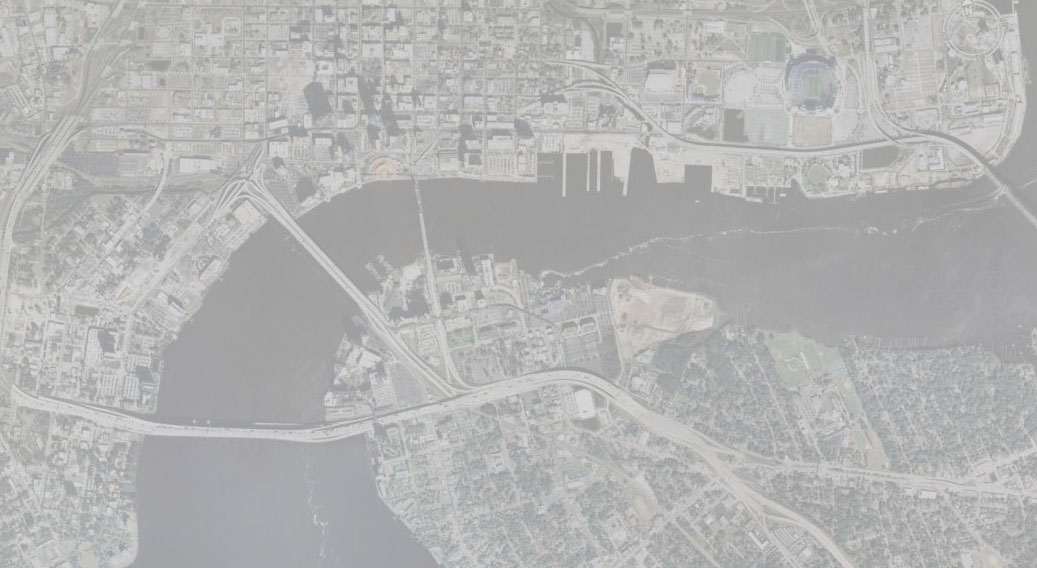
%> input picture ImageProcessingExamples/B_Histogram_manipulation/low_contrast.jpg, 1037 x 568 px
$ octave B1_histogram.m   (GNU Octave 9; MATLAB toolbox functions it lacks are replaced by stand-ins)
%> lines starting %> are read from the running program, lines starting %| are printed output that depends on the picture
clear
close all
img=imread('low_contrast.jpg');
%> img is the input picture: size 568x1037x3 uint8; mean R, G, B 179.3, 179.6, 179

size(img) % we see it is a monochrome image stored as a RGB, to use JPG
%> ans = [568 1037 3]

img=img(:,:,1); % treat is as a true monochrome
%> img: size 568x1037 uint8
imshow(img);

% find histogram (our own code)
figure

tic % just to measure computing time
n=zeros(256,1);
for c=0:255 % for every possible gray value
    n(c+1)=sum(img(:)==c); % count the number of pixels of that value
end
%> after the loop, n = 256 values, max 29240 at index 164, min 0 at index 1, mean 2300.8
plot(n)
title('Image histogram "manual" ');
set(findall(gcf,'-property','FontSize'),'FontSize',18);
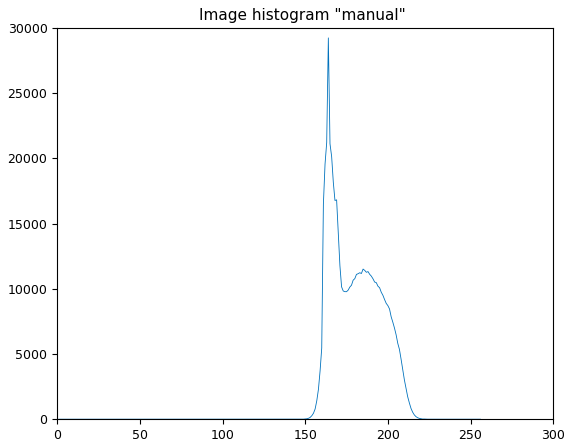
%> figure redrawn from the program's plot data; curve peaks at x = 164, y = 29240
toc


figure

% find histogram (Matlab)
tic
imhist(img);
title('Image histogram with imhist');
set(findall(gcf,'-property','FontSize'),'FontSize',18);
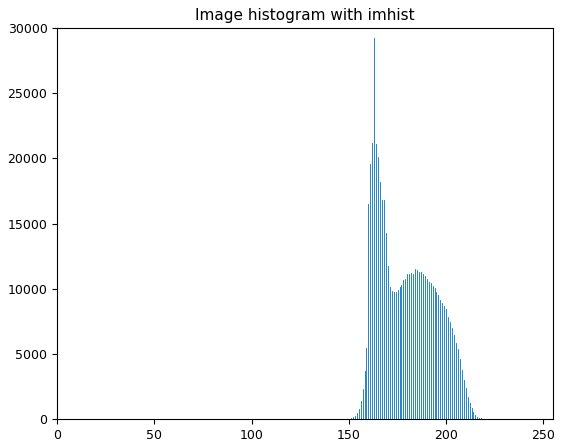
%> figure redrawn from the program's plot data; highest point at x = 163, y = 29240
toc
